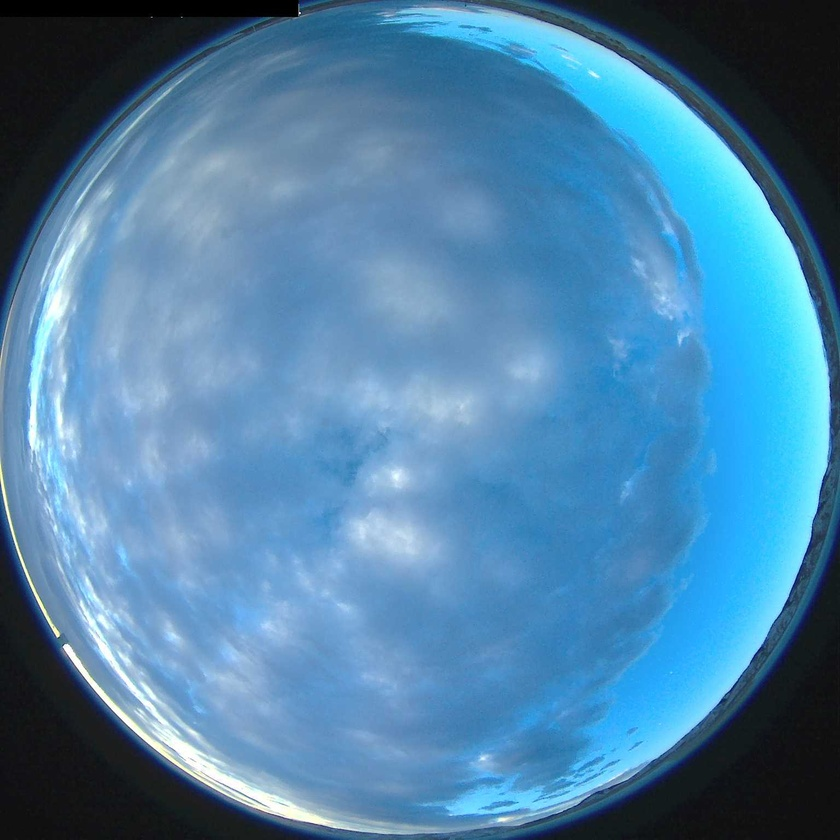
#> input picture imgs/0.jpg, 840 x 840 px, shrunk from 1536 x 1536 before the run, found by its file name
$ python d.py
#> lines starting #> are read from the running program, lines starting #| are printed output that depends on the picture; long printed decimals are rounded
import cv2
import numpy as np

assert float(cv2.__version__.rsplit('.', 1)[0]) >= 3, 'OpenCV version 3 or newer required.'

src    = cv2.imread("imgs/0.jpg")
#> src is the input picture: shape (840, 840, 3); mean B, G, R 167.2, 130.2, 78.3
width  = src.shape[1]
#> width = 840
height = src.shape[0]
#> height = 840

f =  width /(2 * np.tan(np.array(160 * 3.14 / 360)))
#> f = 74.36
Cu = width/2
#> Cu = 420
Cv = height/2
#> Cv = 420

K = np.array([[f, 0, Cu],
     [0, f, Cv],
     [0, 0, 1 ]])

# zero distortion coeffinciets work well for this image
D = np.array([0., 0., 0., 0.])

# # use Knew to scale the output
# Knew = K.copy()
# Knew[(0,1), (0,1)] = 0.4 * Knew[(0,1), (0,1)]

print(width, height, Cu, Cv, D, f)
#| 840 840 420.0 420.0 [0. 0. 0. 0.] 74.364
img = cv2.imread('imgs/0.jpg')
img_undistorted = cv2.fisheye.undistortImage(img, K, D=D)
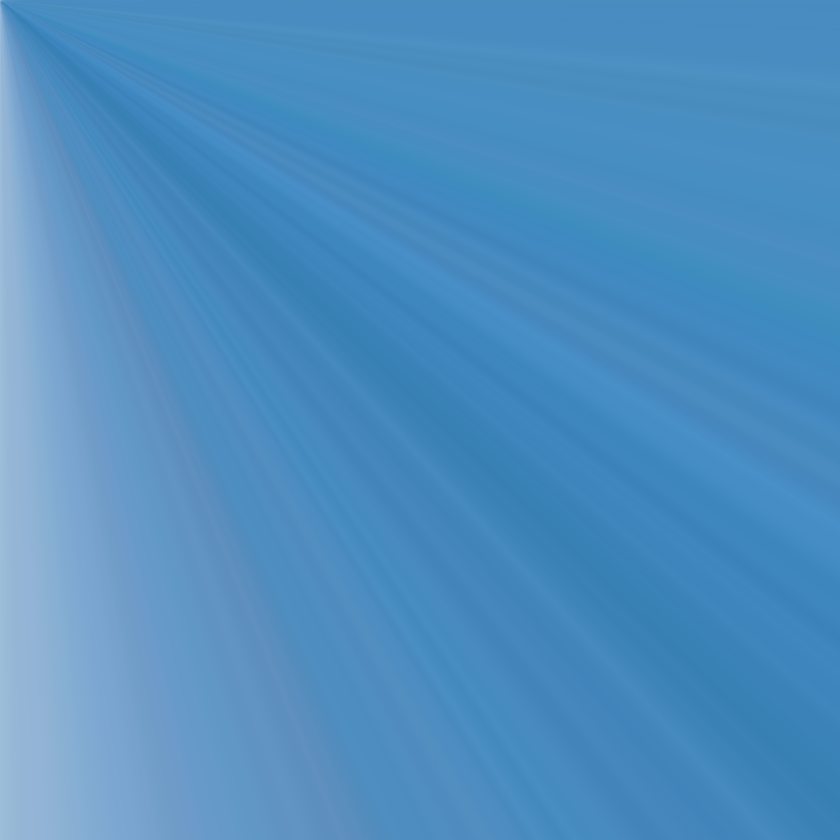
#> img_undistorted: shape (840, 840, 3); mean B, G, R 192.8, 142.3, 78.7
cv2.imwrite('fisheye_sample_undistorted.jpg', img_undistorted)
cv2.imshow('undistorted', img_undistorted)
cv2.waitKey()

# [34 lines of commented-out code are left out]

$ run again, with imgs/1.jpg copied over imgs/0.jpg
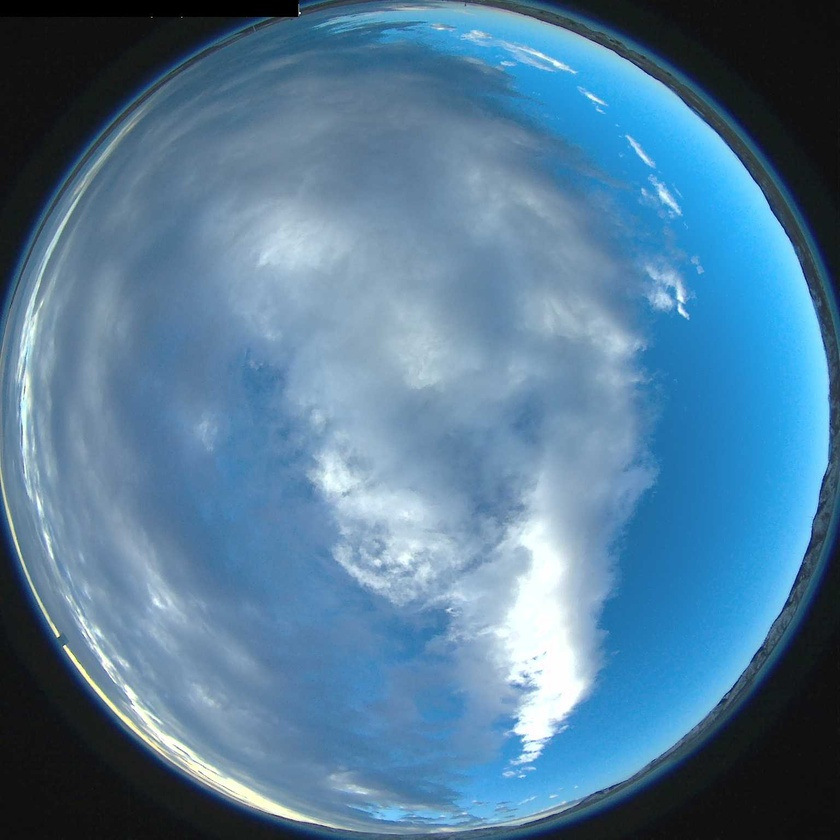
#> input picture imgs/1.jpg, 840 x 840 px, shrunk from 1536 x 1536 before the run, found by its file name
#> src is the input picture: shape (840, 840, 3); mean B, G, R 153.5, 123.8, 83.9
#| 840 840 420.0 420.0 [0. 0. 0. 0.] 74.364
#> `img_undistorted = cv2.fisheye.undistortImage(img, K, D=D)`:
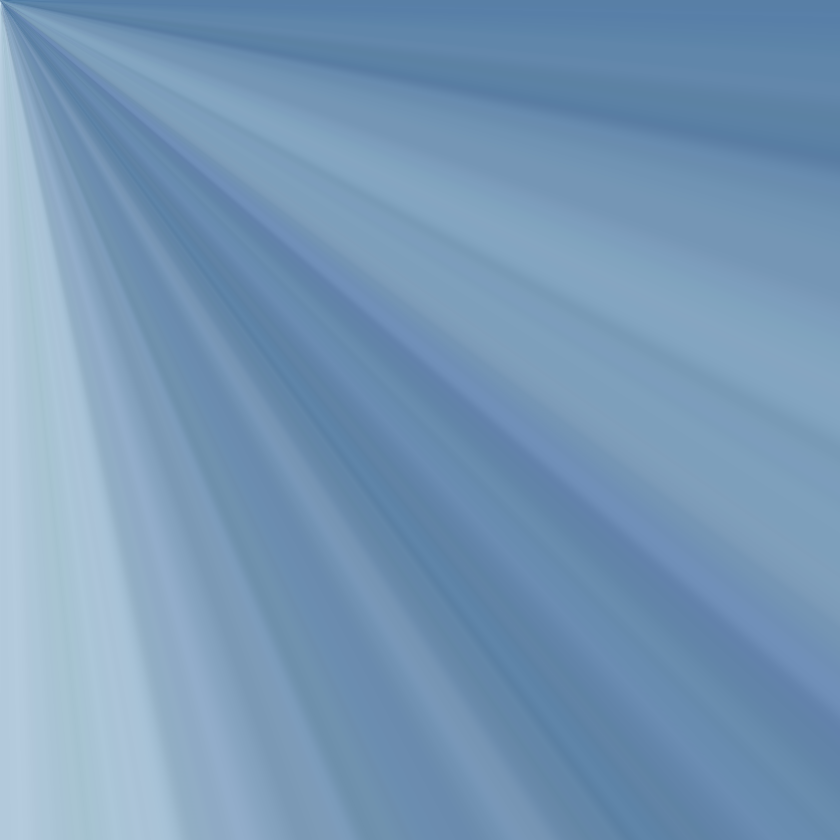
#> img_undistorted: shape (840, 840, 3); mean B, G, R 182.3, 151.3, 118.4

$ run again, with imgs/10.jpg copied over imgs/0.jpg
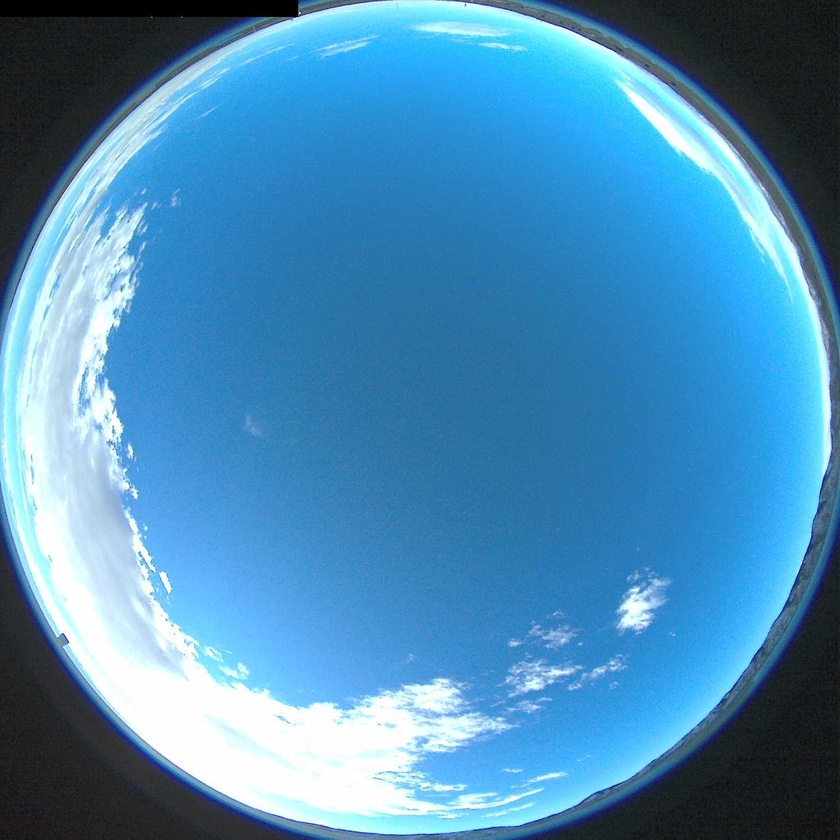
#> input picture imgs/10.jpg, 840 x 840 px, shrunk from 1536 x 1536 before the run, found by its file name
#> src is the input picture: shape (840, 840, 3); mean B, G, R 181.5, 139.9, 76.1
#| 840 840 420.0 420.0 [0. 0. 0. 0.] 74.364
#> `img_undistorted = cv2.fisheye.undistortImage(img, K, D=D)`:
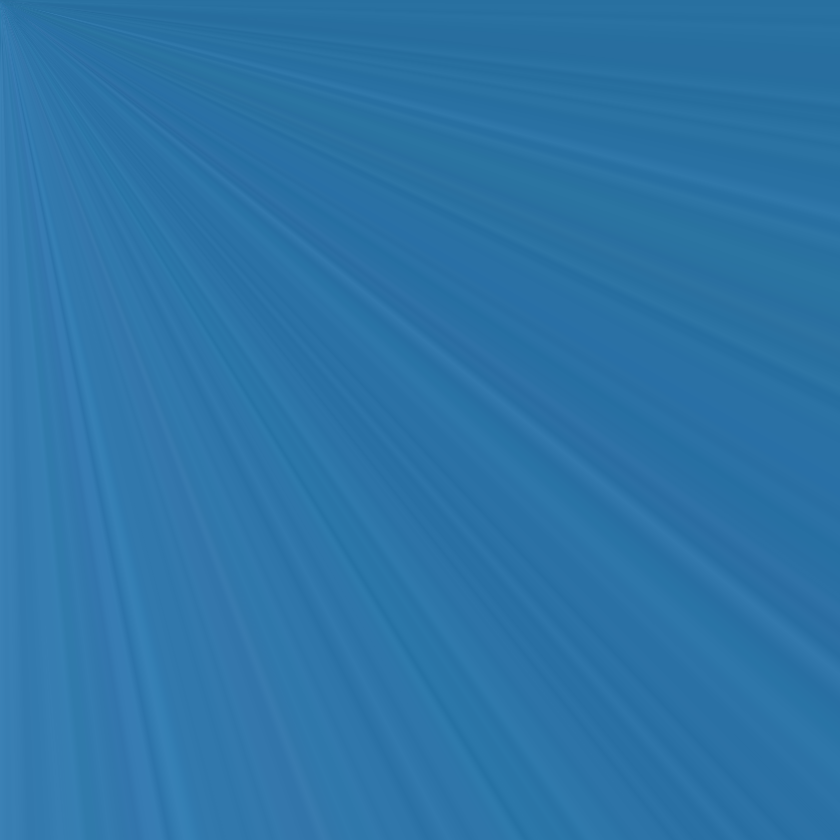
#> img_undistorted: shape (840, 840, 3); mean B, G, R 166.9, 115.9, 44.6
